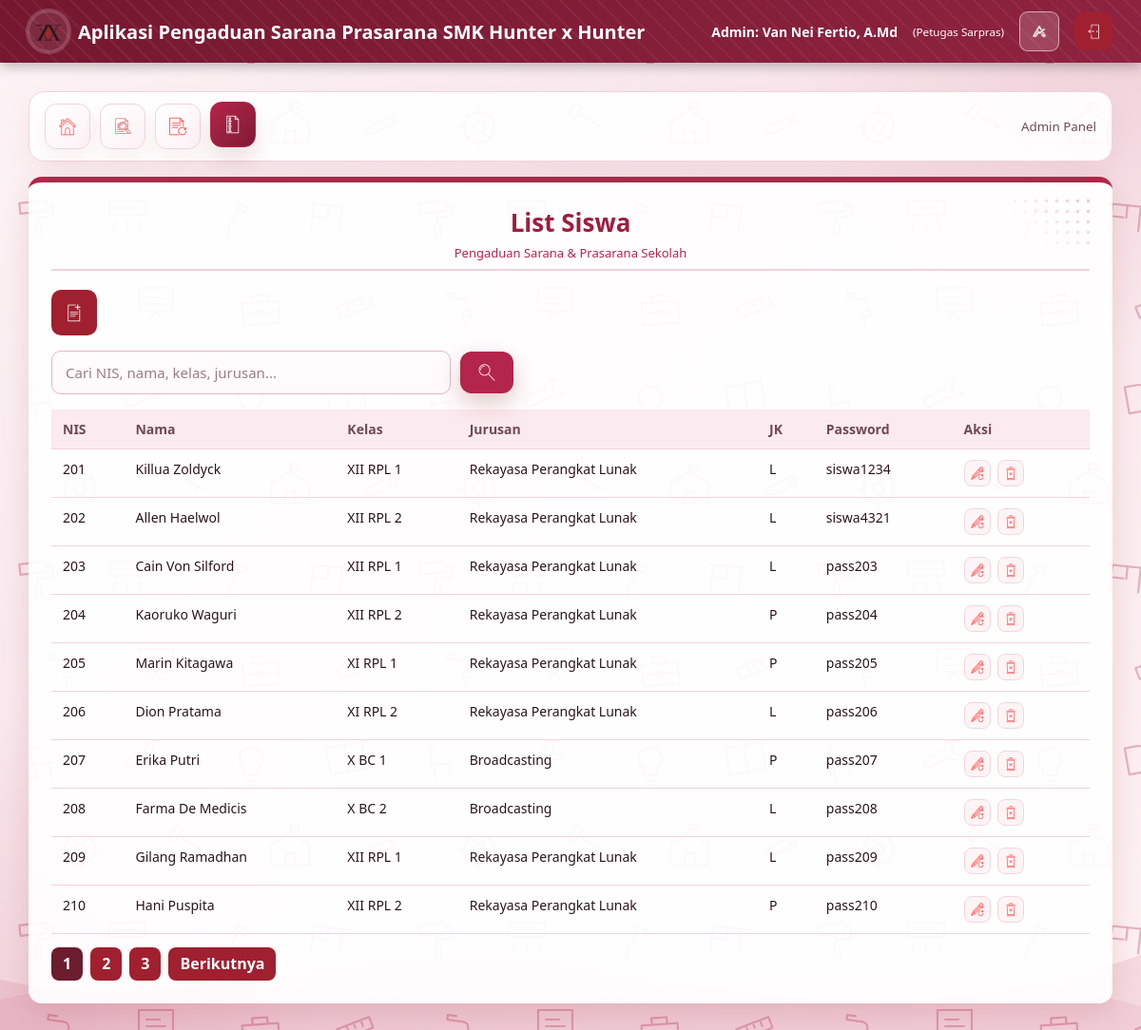
/CONTROLLERS/c_list_siswa_admin.php (signed in), run on the app's committed database.
### tables this page shows
CREATE TABLE `siswa` (
  `nis` int(10) NOT NULL,
  `nama_siswa` varchar(100) NOT NULL,
  `kelas` varchar(15) NOT NULL,
  `jurusan` varchar(50) NOT NULL,
  `jenis_kelamin` enum('L','P') NOT NULL,
  `password` varchar(255) NOT NULL,
  `created_at` timestamp NOT NULL DEFAULT current_timestamp()
);

### CONTROLLERS/c_list_siswa_admin.php (called while the page is built, shortened)
<?php
require_once '../MODELS/m_koneksi.php';
require_once '../MODELS/m_siswa.php';
$modelSiswa = new M_Siswa($conn);
$aksi = $_GET['aksi'] ?? 'list';
$siswaKeyword = trim($_GET['siswa_keyword'] ?? '');
$siswaPage = max(1, (int)($_GET['siswa_page'] ?? 1));
$siswaLimit = 10;
$totalSiswa = $modelSiswa->countSiswa($siswaKeyword);
$totalSiswaPages = max(1, (int)ceil($totalSiswa / $siswaLimit));
$siswaOffset = ($siswaPage - 1) * $siswaLimit;
$list_siswa = $modelSiswa->getSiswa($siswaLimit, $siswaOffset, $siswaKeyword);
$showEditForm = ($aksi === 'edit');
$showAddForm = ($aksi === 'tambah');
$nama_admin = $_SESSION['nama_admin'] ?? 'Admin';
$role_admin = $_SESSION['role_admin'] ?? 'Admin';
require_once '../VIEWS/v_list_siswa_admin.php';
?>

### MODELS/m_siswa.php (called while the page is built, shortened)
<?php
class M_Siswa {
    private $db;
    public function __construct($koneksi) {
        $this->db = $koneksi;
    }
    public function countSiswa($keyword = '') {
        $keyword = mysqli_real_escape_string($this->db, $keyword);
        $query = "SELECT COUNT(*) AS total FROM siswa";
        $result = mysqli_query($this->db, $query);
        $row = mysqli_fetch_assoc($result);
        return (int)($row['total'] ?? 0);
    }
    public function getSiswa($limit = null, $offset = 0, $keyword = '') {
        $keyword = mysqli_real_escape_string($this->db, $keyword);
        $query = "SELECT * FROM siswa";
        $query .= " ORDER BY CAST(nis AS UNSIGNED) ASC, nis ASC";
        if ($limit !== null) {
            $query .= " LIMIT " . (int)$limit . " OFFSET " . (int)$offset;
        }
        $result = mysqli_query($this->db, $query);
        $data = [];
        while ($row = mysqli_fetch_assoc($result)) {
            $data[] = $row;
        }
        return $data;
    }
}
?>

### VIEWS/v_list_siswa_admin.php (the view, shortened to what this page needs)
<!DOCTYPE html>
<html lang="id">
<head>
    <link rel="stylesheet" href="../CSS/01-warna-dan-font.css?v=<?= @filemtime(__DIR__ . '/../CSS/01-warna-dan-font.css') ?>">
    <link rel="stylesheet" href="../CSS/02-navbar-atas.css?v=<?= @filemtime(__DIR__ . '/../CSS/02-navbar-atas.css') ?>">
    <link rel="stylesheet" href="../CSS/03-form-dan-tombol.css?v=<?= @filemtime(__DIR__ . '/../CSS/03-form-dan-tombol.css') ?>">
    <link rel="stylesheet" href="../CSS/04-tabel-dan-badge.css?v=<?= @filemtime(__DIR__ . '/../CSS/04-tabel-dan-badge.css') ?>">
    <link rel="stylesheet" href="../CSS/05-admin-dan-dashboard.css?v=<?= @filemtime(__DIR__ . '/../CSS/05-admin-dan-dashboard.css') ?>">
    <link rel="stylesheet" href="../CSS/08-responsif-dan-hiasan.css?v=<?= @filemtime(__DIR__ . '/../CSS/08-responsif-dan-hiasan.css') ?>">
</head>
<body class="dashboard-page">
    <div class="navbar">
        <div class="brand">
            <img class="logo" src="../ASSETS/logo_sekolah_temagelap.png" alt="Logo Sekolah">
            <span>Aplikasi Pengaduan Sarana Prasarana SMK Hunter x Hunter</span>
        </div>
        <div class="user-info">
            <span class="role-name">
                Admin:
                <?= htmlspecialchars($nama_admin) ?>
            </span>
            <small>
                (<?= htmlspecialchars($role_admin) ?>)
            </small>
            <button type="button" class="theme-toggle" data-theme-toggle aria-label="Ganti tema"></button>
            <a
                class="btn-logout"
                href="../CONTROLLERS/c_logout.php"
                title="Logout"
            >
                <img src="../ASSETS/logout.png" alt="Logout">
            </a>
        </div>
    </div>
    <div class="container">
        <?php if (!$showEditForm): ?>
<div class="admin-nav">
                <div class="menu">
                    <a
                        class=""
                        href="../CONTROLLERS/c_beranda_admin.php"
                        title="Dashboard"
                    >
                        <img src="../ASSETS/logo_dashboard.png" alt="Dashboard" style="width:24px;height:24px;object-fit:contain;display:block;">
                    </a>
                    <a
                        class=""
                        href="../CONTROLLERS/c_list_aspirasi_admin.php"
                        title="List Aspirasi"
                    >
                        <img src="../ASSETS/detail_aspirasi.png" alt="List Aspirasi">
                    </a>
                    <a
                        class=""
                        href="../CONTROLLERS/c_histori_aspirasi_admin.php"
                        title="Histori Aspirasi"
                    >
                        <img src="../ASSETS/historiaspirasi.png" alt="Histori Aspirasi">
                    </a>
                    <a
                        class="active"
                        href="../CONTROLLERS/c_list_siswa_admin.php"
                        title="List Siswa"
                    >
                        <img src="../ASSETS/datasiswa.png" alt="List Siswa">
                    </a>
                </div>
                <small>Admin Panel</small>
            </div>
        <?php endif; ?>
        <?php if ($showAddForm): ?>
            <div class="card">
                <h3>Tambah Siswa</h3>
                <form action="../CONTROLLERS/c_list_siswa_admin.php?aksi=tambah" method="POST" autocomplete="off">
                    <div class="form-group">
                        <label>NIS</label>
                        <input type="number" name="nis" placeholder="NIS" required autocomplete="off">
                    </div>
                    <div class="form-group">
                        <label>Nama Siswa</label>
                        <input type="text" name="nama_siswa" placeholder="Nama Siswa" required autocomplete="off">
                    </div>
                    <div class="form-group">
                        <label>Kelas</label>
                        <input type="text" name="kelas" placeholder="Kelas" required autocomplete="off">
                    </div>
                    <div class="form-group">
                        <label>Jurusan</label>
                        <select name="jurusan" required autocomplete="off">
                            <option value="">-- Pilih Jurusan --</option>
                            <?php foreach (M_Siswa::JURUSAN as $kode => $namaJurusan): ?>
                        <option value="<?= htmlspecialchars($namaJurusan) ?>" <?= ($pilih ?? '') === $namaJurusan ? 'selected' : '' ?>><?= htmlspecialchars($namaJurusan) ?> (<?= $kode ?>)</option>
                    <?php endforeach; ?>
                        </select>
                    </div>
                    <div class="form-group">
                        <label>Jenis Kelamin</label>
                        <select name="jenis_kelamin" required autocomplete="off">
                            <option value="L">L</option>
                            <option value="P">P</option>
                        </select>
                    </div>
                    <div class="form-group">
                        <label>Password</label>
                        <input type="password" name="password" placeholder="Password" required autocomplete="new-password">
                    </div>
                    <div style="display:flex;gap:10px;align-items:center;flex-wrap:wrap;">
                        <button type="submit" class="btn-submit" style="width:auto;min-width:180px;">Tambah Siswa</button>
                        <a href="../CONTROLLERS/c_list_siswa_admin.php" class="btn-logout" style="display:inline-flex;align-items:center;justify-content:center;width:120px;height:40px;padding:0;">Batal</a>
                    </div>
                </form>
            </div>
        <?php else: ?>
            <div class="card">
                <h3>List Siswa</h3>
                <div style="margin-bottom:16px;">
                    <a href="../CONTROLLERS/c_list_siswa_admin.php?aksi=tambah" class="btn-logout" title="Tambah Siswa" style="display:inline-flex;align-items:center;justify-content:center;width:48px;height:48px;padding:0;">
                        <img src="../ASSETS/tambah_datasiswa.png" alt="Tambah Siswa" style="width:24px;height:24px;object-fit:contain;display:block;filter:brightness(0) invert(1);">
                    </a>
                </div>
                <form method="GET" action="../CONTROLLERS/c_list_siswa_admin.php" style="margin-bottom:16px;">
                    <div style="display:flex;gap:10px;align-items:center;flex-wrap:wrap;">
                        <input
                            type="text"
                            name="siswa_keyword"
                            value="<?= htmlspecialchars($siswaKeyword ?? '') ?>"
                            placeholder="Cari NIS, nama, kelas, jurusan..."
                            style="max-width:420px;"
                            autocomplete="off"
                        >
                        <button type="submit" class="btn-submit" title="Cari" style="width:auto;padding:10px 16px;display:inline-flex;align-items:center;justify-content:center;">
                            <img src="../ASSETS/search_aspirasi.png" alt="Cari" style="width:24px;height:24px;object-fit:contain;display:block;filter:brightness(0) invert(1);">
                        </button>
                    </div>
                </form>
                <div class="table-responsive">
                    <table class="table">
                        <thead>
                            <tr>
                                <th>NIS</th>
                                <th>Nama</th>
                                <th>Kelas</th>
                                <th>Jurusan</th>
                                <th>JK</th>
                                <th>Password</th>
                                <th>Aksi</th>
                            </tr>
                        </thead>
                        <tbody>
                            <?php if (empty($list_siswa)): ?>
                                <tr>
                                    <td
                                        colspan="7"
                                        style="text-align:center;color:var(--teks-medium);padding:20px;"
                                    >
                                        Belum ada data siswa.
                                    </td>
                                </tr>
                            <?php else: ?>
                                <?php foreach ($list_siswa as $s): ?>
                                    <tr>
                                        <td data-label="NIS">
                                            <?= htmlspecialchars($s['nis']) ?>
                                        </td>
                                        <td data-label="Nama">
                                            <?= htmlspecialchars($s['nama_siswa']) ?>
                                        </td>
                                        <td data-label="Kelas">
                                            <?= htmlspecialchars($s['kelas']) ?>
                                        </td>
                                        <td data-label="Jurusan">
                                            <?= htmlspecialchars($s['jurusan']) ?>
                                        </td>
                                        <td data-label="JK">
                                            <?= htmlspecialchars($s['jenis_kelamin']) ?>
                                        </td>
                                        <td data-label="Password">
                                            <?= htmlspecialchars($s['password']) ?>
                                        </td>
                                        <td data-label="Aksi">
                                            <a
                                                href="../CONTROLLERS/c_list_siswa_admin.php?aksi=edit&nis=<?= urlencode($s['nis']) ?>"
                                                title="Edit Siswa"
                                                style="display:inline-flex;align-items:center;justify-content:center;width:28px;height:28px;border-radius:8px;background:#fdf4f5;border:1px solid #f0d7dd;"
                                            >
                                                <img src="../ASSETS/edit_datasiswa.png" alt="Edit Siswa" style="width:18px;height:18px;object-fit:contain;display:block;">
                                            </a>
                                            <a
                                                href="../CONTROLLERS/c_list_siswa_admin.php?aksi=hapus&nis=<?= urlencode($s['nis']) ?>"
                                                onclick="return confirm('Hapus siswa ini?')"
                                                title="Hapus Siswa"
                                                style="display:inline-flex;align-items:center;justify-content:center;width:28px;height:28px;border-radius:8px;background:#fdf4f5;border:1px solid #f0d7dd;"
                                            >
                                                <img src="../ASSETS/hapus_datasiswa.png" alt="Hapus Siswa" style="width:18px;height:18px;object-fit:contain;display:block;">
                                            </a>
                                        </td>
                                    </tr>
                                <?php endforeach; ?>
                            <?php endif; ?>
                        </tbody>
                    </table>
                </div>
                <div class="pagination" style="margin-top:14px;display:flex;gap:8px;align-items:center;flex-wrap:wrap;">
                    <?php for ($i = 1; $i <= $totalSiswaPages; $i++): ?>
                        <a class="btn-logout" style="<?= $i === $siswaPage ? 'background:#6b1d2f;color:#fff;' : '' ?>" href="../CONTROLLERS/c_list_siswa_admin.php?siswa_page=<?= $i ?>&siswa_keyword=<?= urlencode($siswaKeyword ?? '') ?>"><?= $i ?></a>
                    <?php endfor; ?>
                    <?php if ($siswaPage < $totalSiswaPages): ?>
                        <a class="btn-logout" href="../CONTROLLERS/c_list_siswa_admin.php?siswa_page=<?= (int)($siswaPage + 1) ?>&siswa_keyword=<?= urlencode($siswaKeyword ?? '') ?>">Berikutnya</a>
                    <?php endif; ?>
                </div>
            </div>
        <?php endif; ?>
    </div>
</body>
</html>

### data on the page
siswa: nis "201", nama_siswa "Killua Zoldyck", kelas "XII RPL 1", jurusan "Rekayasa Perangkat Lunak", jenis_kelamin "L", password "siswa1234"
siswa: nis "202", nama_siswa "Allen Haelwol", kelas "XII RPL 2", jurusan "Rekayasa Perangkat Lunak", jenis_kelamin "L", password "siswa4321"
siswa: nis "203", nama_siswa "Cain Von Silford", kelas "XII RPL 1", jurusan "Rekayasa Perangkat Lunak", jenis_kelamin "L", password "pass203"
siswa: nis "204", nama_siswa "Kaoruko Waguri", kelas "XII RPL 2", jurusan "Rekayasa Perangkat Lunak", jenis_kelamin "P", password "pass204"
siswa: nis "205", nama_siswa "Marin Kitagawa", kelas "XI RPL 1", jurusan "Rekayasa Perangkat Lunak", jenis_kelamin "P", password "pass205"
siswa: nis "206", nama_siswa "Dion Pratama", kelas "XI RPL 2", jurusan "Rekayasa Perangkat Lunak", jenis_kelamin "L", password "pass206"
siswa: nis "207", nama_siswa "Erika Putri", kelas "X BC 1", jurusan "Broadcasting", jenis_kelamin "P", password "pass207"
siswa: nis "208", nama_siswa "Farma De Medicis", kelas "X BC 2", jurusan "Broadcasting", jenis_kelamin "L", password "pass208"
siswa: nis "209", nama_siswa "Gilang Ramadhan", kelas "XII RPL 1", jurusan "Rekayasa Perangkat Lunak", jenis_kelamin "L", password "pass209"
siswa: nis "210", nama_siswa "Hani Puspita", kelas "XII RPL 2", jurusan "Rekayasa Perangkat Lunak", jenis_kelamin "P", password "pass210"

### other printed values
$nama_admin "Van Nei Fertio, A.Md"
$role_admin "Petugas Sarpras"
